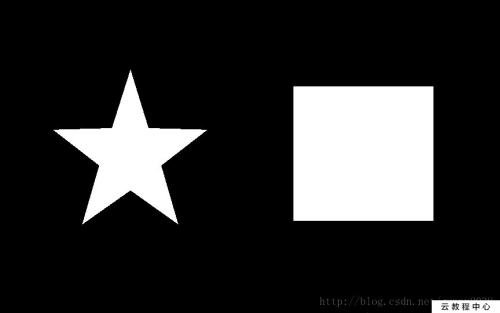
#> input picture learning opencv1/data/img-rect.jpg, 500 x 313 px, found by its file name
$ python image_feature2.py
#> lines starting #> are read from the running program, lines starting #| are printed output that depends on the picture; after the words box and inside, x2 and y2 are one past the last pixel; in counts of white or black regions, pixels touching at a corner belong together; long printed decimals are rounded

'''
#凸缺陷

import cv2
import numpy as np

path = 'rect.jpg'
img = cv2.imread(path)
imgray = cv2.cvtColor(img, cv2.COLOR_BGR2GRAY)   #转换为灰度图
ret, thresh = cv2.threshold(imgray, 127, 255, 0)  #阈值时，imgray应该为灰度图，127为阈值，255为赋值，0为阈值方法
contours, hierarchy = cv2.findContours(thresh, 2, 1) #findContours用来绘制轮廓
cnt = contours[0] #取第0个轮廓

hull = cv2.convexHull(cnt, returnPoints = False) #检测一个曲线是否具有凸性缺陷，返回为True或False
defects = cv2.convexityDefects(cnt, hull)  #帮助找到凸缺陷；返回一个数组，其中每一行包含的值是[起点，终点，最远的点，到最远点的近似距离]

for i in range(defects.shape[0]):
    s,e,f,d = defects[i, 0]
    start = tuple(cnt[s][0])
    end = tuple(cnt[e][0])
    far = tuple(cnt[f][0])
    cv2.line(img, start, end, [0,255,0],2)
    cv2.circle(img, far, 5, [0, 0, 255], -1)


cv2.imshow('img', img)
cv2.waitKey(0)
cv2.destroyAllWindows()

#point polygon test 求解图像中的一个点到一个对象轮廓的最短距离
#若点在轮廓外部，返回值为负；在轮廓上，为0；在轮廓内部，返回值为正。
#第三个参数measureDist:True,计算最短距离；measureDist:False,判断点与轮廓关系（返回值为+1，-1,0）
dist = cv2.pointPolygonTest(cnt, (50, 50),False)
print(dist)
'''

#形状匹配 matchShapes()
#匹配是根据Hu矩来进行计算的，Hu矩是归一化中心矩的线性组合。

import cv2
import numpy as np

img1 = cv2.imread('img-rect.jpg')
#> img1 is the input picture: shape (313, 500, 3); min 0, max 255, mean 45.3
img2 = cv2.imread('rect.jpg')
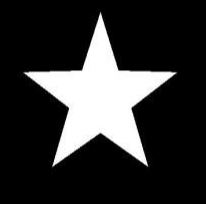
#> input picture learning opencv1/data/rect.jpg, 206 x 204 px, found by its file name
#> img2 is the input picture: shape (204, 206, 3); min 0, max 255, mean 49.3
img1 = cv2.cvtColor(img1, cv2.COLOR_BGR2GRAY)
#> img1: shape (313, 500)
img2 = cv2.cvtColor(img2, cv2.COLOR_BGR2GRAY)
#> img2: shape (204, 206)
ret, thresh = cv2.threshold(img1, 127, 255, 0)
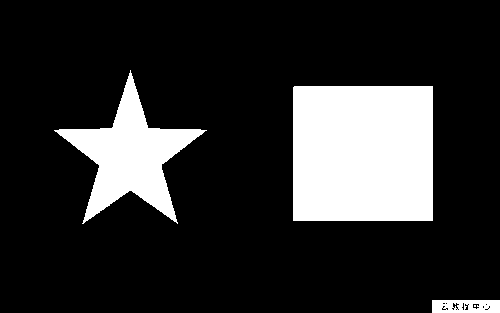
#> thresh: shape (313, 500); 17.8% white; 4 white regions (1 under 20 px), largest, box (x1, y1, x2, y2) and area: (293, 86, 433, 221) 18899, (54, 70, 207, 224) 8134, (432, 300, 500, 313) 795
ret, thresh2 = cv2.threshold(img2, 127, 255, 0)
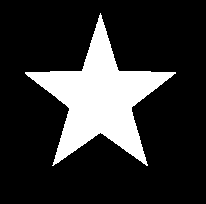
#> thresh2: shape (204, 206); 19.3% white; 1 white region

contours, hierarchy = cv2.findContours(thresh, 2, 1)
#> contours = 22 contours, 16 with area under 20; largest, box (x1, y1, x2, y2) and area: (293, 86, 433, 221) 18626, (54, 70, 207, 224) 7865, (432, 300, 500, 313) 804, (472, 303, 480, 310) 32, (452, 302, 460, 310) 29, (464, 303, 469, 311) 20
cnt1 = contours[0]
#> cnt1 = [[474, 305], [474, 306], [475, 306], [475, 305]]
contours, hierarchy = cv2.findContours(thresh2, 2, 1)
#> contours = 1 contour; box (x1, y1, x2, y2) and area: (25, 13, 176, 166) 7858
cnt2 = contours[0]
#> cnt2 = contour of 528 points, box (x1, y1, x2, y2) (25, 13, 176, 166), area 7858

ret = cv2.matchShapes(cnt1, cnt2, 1, 0.0)
#> ret = 0.196
print(ret)
#| 0.1956
